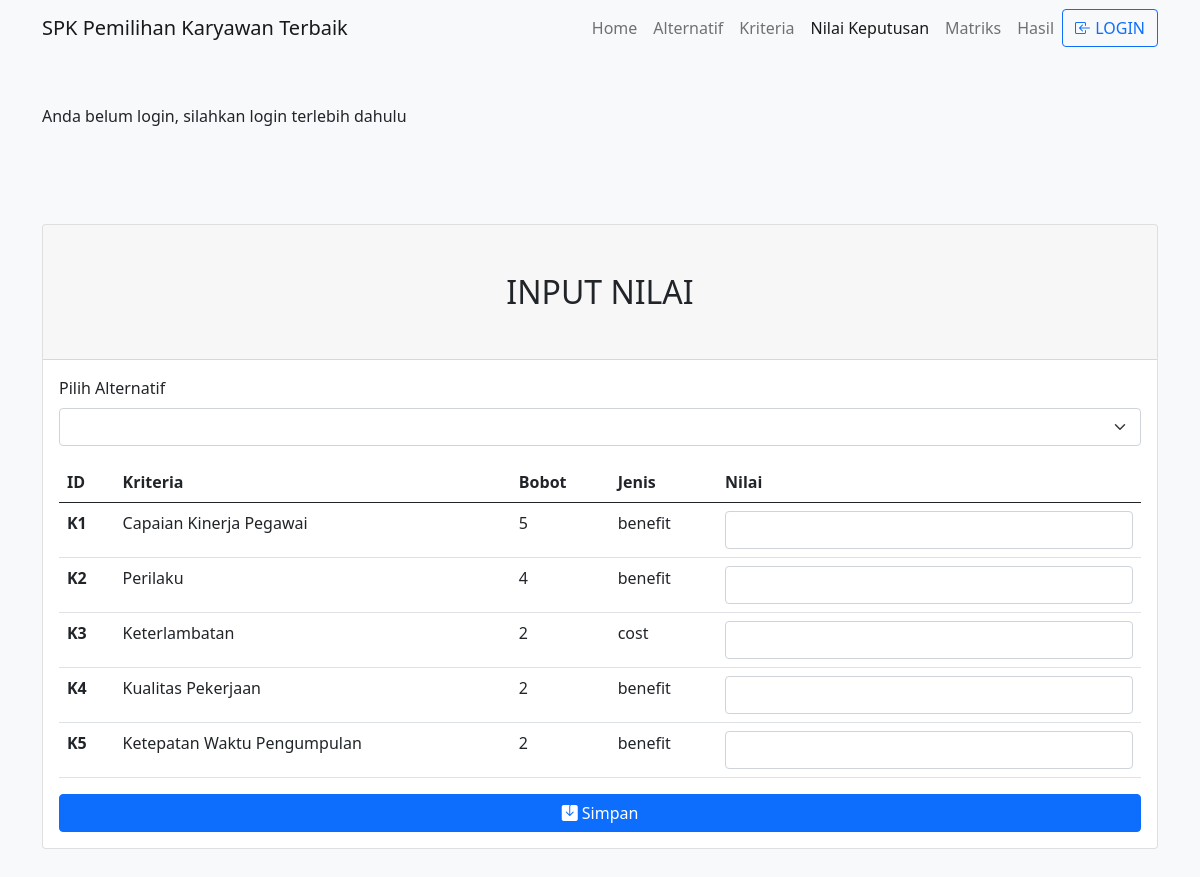
The page /nilai_keputusan.php on the database as committed earlier.
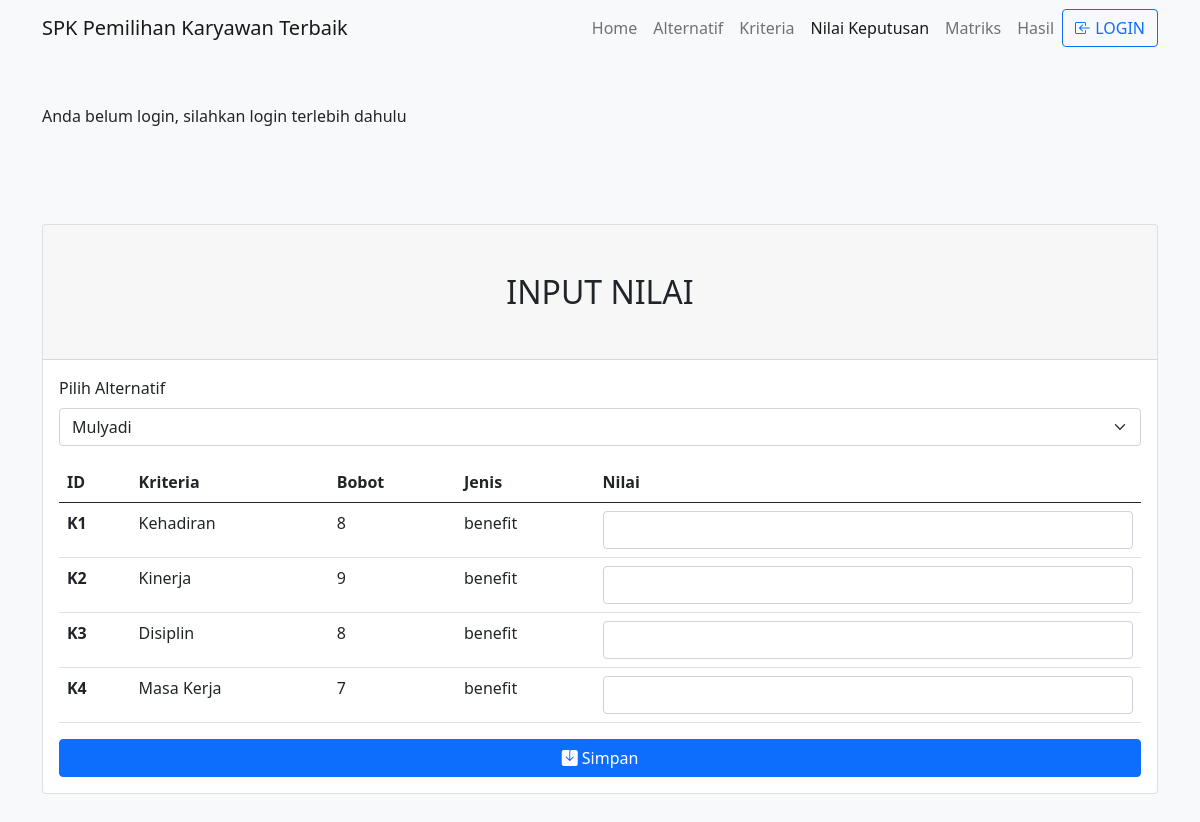
The same page on the database as committed later.
### tables this page shows
CREATE TABLE `kriteria` (
  `id` varchar(3) NOT NULL,
  `nama` varchar(55) NOT NULL,
  `bobot` int(11) NOT NULL,
  `jenis` varchar(7) NOT NULL
);

### nilai_keputusan.php (the view, shortened to what the changed rows need)
<!DOCTYPE html>
<html>
<head>
    <link rel="stylesheet" href="assets/css/bootstrap.min.css" />
    <link rel="stylesheet" href="https://cdn.jsdelivr.net/npm/bootstrap-icons@1.6.1/font/bootstrap-icons.css">
</head>
<body class="bg-light">
    <main class="container py-5">
        <form class="card" method="post" action="tambah_nilai_keputusan.php">
            <h2 class="card-header py-5 text-center">INPUT NILAI</h2>
            <div class="card-body">
                <div class="mb-3">
                    <label class="form-label">Pilih Alternatif</label>
                    <select class="form-select" name="id_alternatif">
                        <?php
                            include('koneksi.php');
                            $sql = 'SELECT * FROM alternatif';
                            $result = mysqli_query($conn, $sql);
                            while ($row = mysqli_fetch_array($result)) {
                                $sql1 = 'SELECT * FROM matrix WHERE id_alternatif = ';
                                $sql1 = $sql1 . $row['id'];
                                $result1 = mysqli_query($conn, $sql1);
                                if (mysqli_num_rows($result1) > 0) {
                                    continue;
                                } else {
                            ?>
                        <option value="<?php echo $row['id'] ?>"><?php echo $row['nama'] ?></option>
                        <?php
                                }
                            }
                            ?>
                    </select>
                </div>
                <table class="table">
                    <thead>
                        <tr>
                            <th scope="col">ID</th>
                            <th scope="col">Kriteria</th>
                            <th scope="col">Bobot</th>
                            <th scope="col">Jenis</th>
                            <th scope="col">Nilai</th>
                        </tr>
                    </thead>
                    <tbody>
                        <?php
                            $sql = 'SELECT * FROM kriteria';
                            $result = mysqli_query($conn, $sql);
                            while ($row = mysqli_fetch_array($result)) {
                            ?>
                        <tr>
                            <th scope="row"><?php echo $row['id'] ?></th>
                            <td><?php echo $row['nama'] ?></td>
                            <td><?php echo $row['bobot'] ?></td>
                            <td><?php echo $row['jenis'] ?></td>
                            <td><input class="form-control" type="number" name="nilai_<?php echo $row['id'] ?>" /></td>
                        </tr>
                        <?php
                            }
                            ?>
                    </tbody>
                </table>
            </div>
        </form>
    </main>
</body>
</html>

Rows that differ between the two databases and show on the page:
removed kriteria: id "K5", nama "Ketepatan Waktu Pengumpulan", bobot "2", jenis "benefit"
changed kriteria "K1": nama "Capaian Kinerja Pegawai" → "Kehadiran"; bobot "5" → "8"
changed kriteria "K2": nama "Perilaku" → "Kinerja"; bobot "4" → "9"
changed kriteria "K3": nama "Keterlambatan" → "Disiplin"; bobot "2" → "8"; jenis "cost" → "benefit"
changed kriteria "K4": nama "Kualitas Pekerjaan" → "Masa Kerja"; bobot "2" → "7"
Other text that changed with them:
form field id_alternatif: (not shown) → "Mulyadi"
